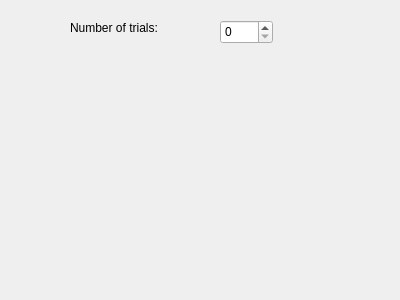
<?xml version="1.0" encoding="UTF-8"?>
<ui version="4.0">
 <class>PhaseWPPreference</class>
 <widget class="QWizardPage" name="PhaseWPPreference">
  <property name="geometry">
   <rect>
    <x>0</x>
    <y>0</y>
    <width>400</width>
    <height>300</height>
   </rect>
  </property>
  <property name="windowTitle">
   <string>WizardPage</string>
  </property>
  <property name="title">
   <string>Preference type phase</string>
  </property>
  <property name="subTitle">
   <string>Enter details for a preference type phase</string>
  </property>
  <attribute name="pageId">
   <string notr="true">4</string>
  </attribute>
  <widget class="QLabel" name="label">
   <property name="geometry">
    <rect>
     <x>70</x>
     <y>20</y>
     <width>101</width>
     <height>16</height>
    </rect>
   </property>
   <property name="text">
    <string>Number of trials:</string>
   </property>
  </widget>
  <widget class="QSpinBox" name="spinboxPrefNTrials">
   <property name="geometry">
    <rect>
     <x>220</x>
     <y>20</y>
     <width>53</width>
     <height>24</height>
    </rect>
   </property>
  </widget>
 </widget>
 <resources/>
 <connections/>
</ui>
